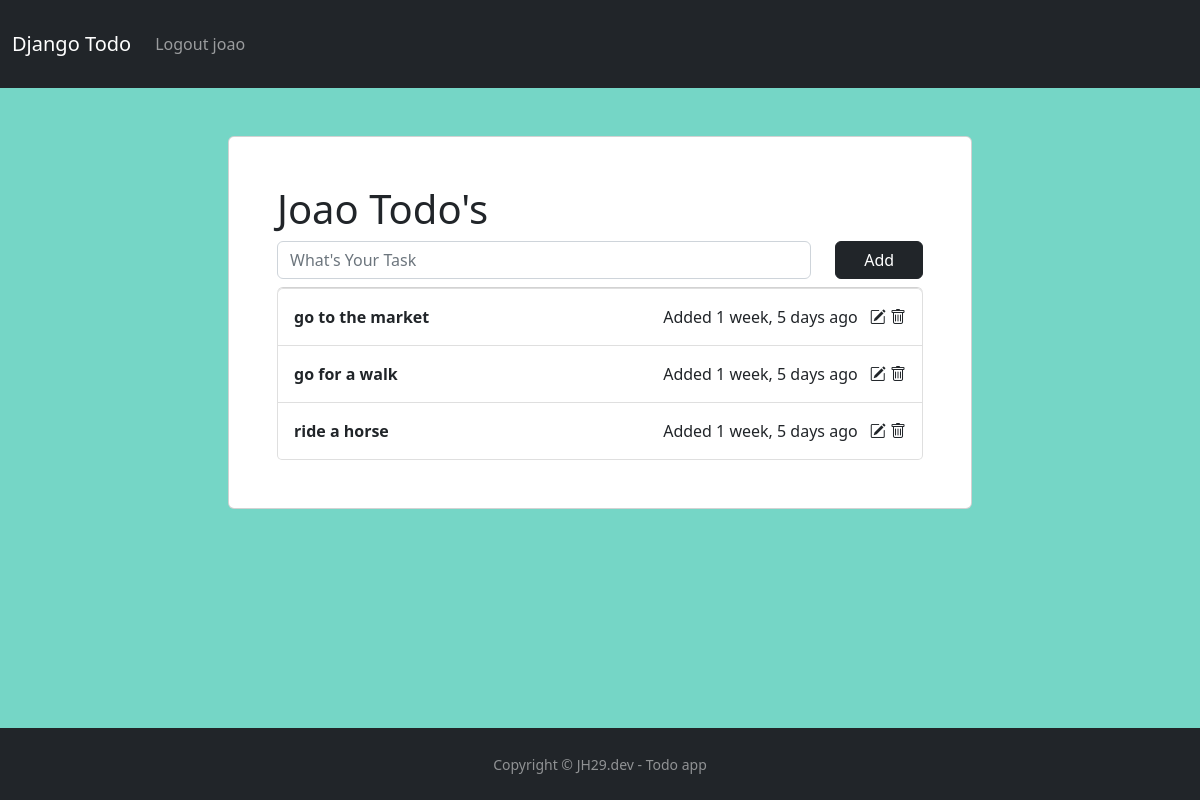
Page / (signed in) on the committed database.
### todo/models.py (models this page shows)
class Todo(models.Model):
    user = models.ForeignKey(User,on_delete=models.CASCADE)
    title = models.CharField(max_length=300)
    status=models.BooleanField(default=False)
    created_at=models.DateTimeField(auto_now_add=True)
    updated_at=models.DateTimeField(auto_now=True)

### todo/views.py (the view, shortened to what this page needs)
# urls.py: path("", views.home, name="home"),
@login_required(login_url="signin-user")
def home(request):
    todos = Todo.objects.all().filter(user=request.user)
    if request.method == "GET":
        return render(request, "home.html", {"todos": todos})

### templates/home.html (shortened to what this page needs)
{% extends 'base.html' %} {% block content %}
<section>
	<div class="container">
		<div class="row mx-auto my-5">
			<div class="col-md-8 mx-auto card p-5">
				<h1>{{request.user.username | capfirst}} Todo's</h1>
				<form class="row" method="POST" action="{% url 'home' %}">
					<div class="col-md-10">
						<div class="input-group">
							<input
								type="text"
								class="form-control"
								name="task"
								placeholder="What's Your Task"
							/>
						</div>
					</div>
					<div class="col-md-2">
						<div class="d-grid gap-2">
							<button class="btn btn-dark" type="submit">Add</button>
						</div>
					</div>
				</form>
				<ul class="list-group mt-2">
					{% for todo in todos%}
					<li class="list-group-item p-3">
						<div class="d-flex justify-content-between">
							<span
								class="d-flex align-items-center {% if todo.status%} text-decoration-line-through {% else %}fw-semibold {% endif %}"
							>
								{{todo.title}}
							</span>
							<div class="">
								<span>Added {{todo.created_at | timesince }} ago</span>
								<span class="ms-2">
									<a
										href="{% url 'edit-todo' todo.id%}"
										class="text-decoration-none link-dark"
										><i class="bi bi-pencil-square"></i
									></a>
									<a
										href="{% url 'delete-todo' todo.id %}"
										class="text-decoration-none link-dark"
										onclick="window.confirm('Are You Sure')"
									>
										<i class="bi bi-trash"></i
									></a>
								</span>
							</div>
						</div>
					</li>
					{% endfor %}
				</ul>
			</div>
		</div>
	</div>
</section>
{% endblock content %}

### templates/includes/navbar.html (shortened to what this page needs)
<nav class="navbar navbar-expand-lg bg-dark navbar-dark py-4">
    <div class="container-fluid">
        <a class="navbar-brand" href="{% url 'home' %}">Django Todo</a>
        <div class="collapse navbar-collapse" id="navbarSupportedContent">
            <ul class="navbar-nav me-auto mb-2 mb-lg-0">
                {% if request.user.is_authenticated %}
                <li class="nav-item">
                    <a class="nav-link " aria-current="page" href="{% url 'logout' %}">Logout {{request.user.username}}</a>
                </li>
                {% endif %}
            </ul>
        </div>
    </div>
</nav>

### rows in the picture
Todo: title "go to the market", created_at "1 week, 5 days"
Todo: title "go for a walk", created_at "1 week, 5 days"
Todo: title "ride a horse", created_at "1 week, 5 days"

### other values in the picture
{{ request.user.username }} "joao"
{{ request.user.username | capfirst }} "Joao"
